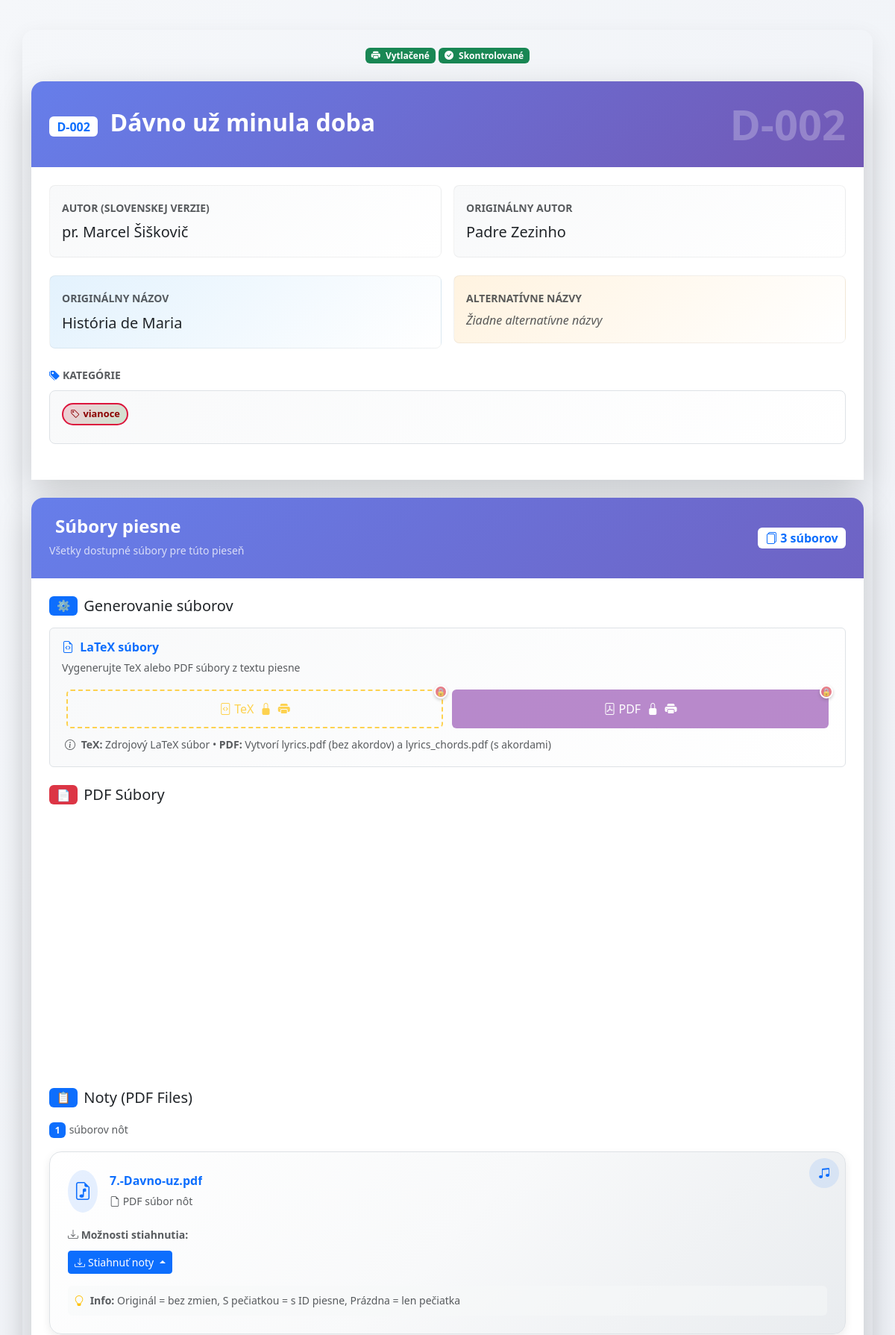
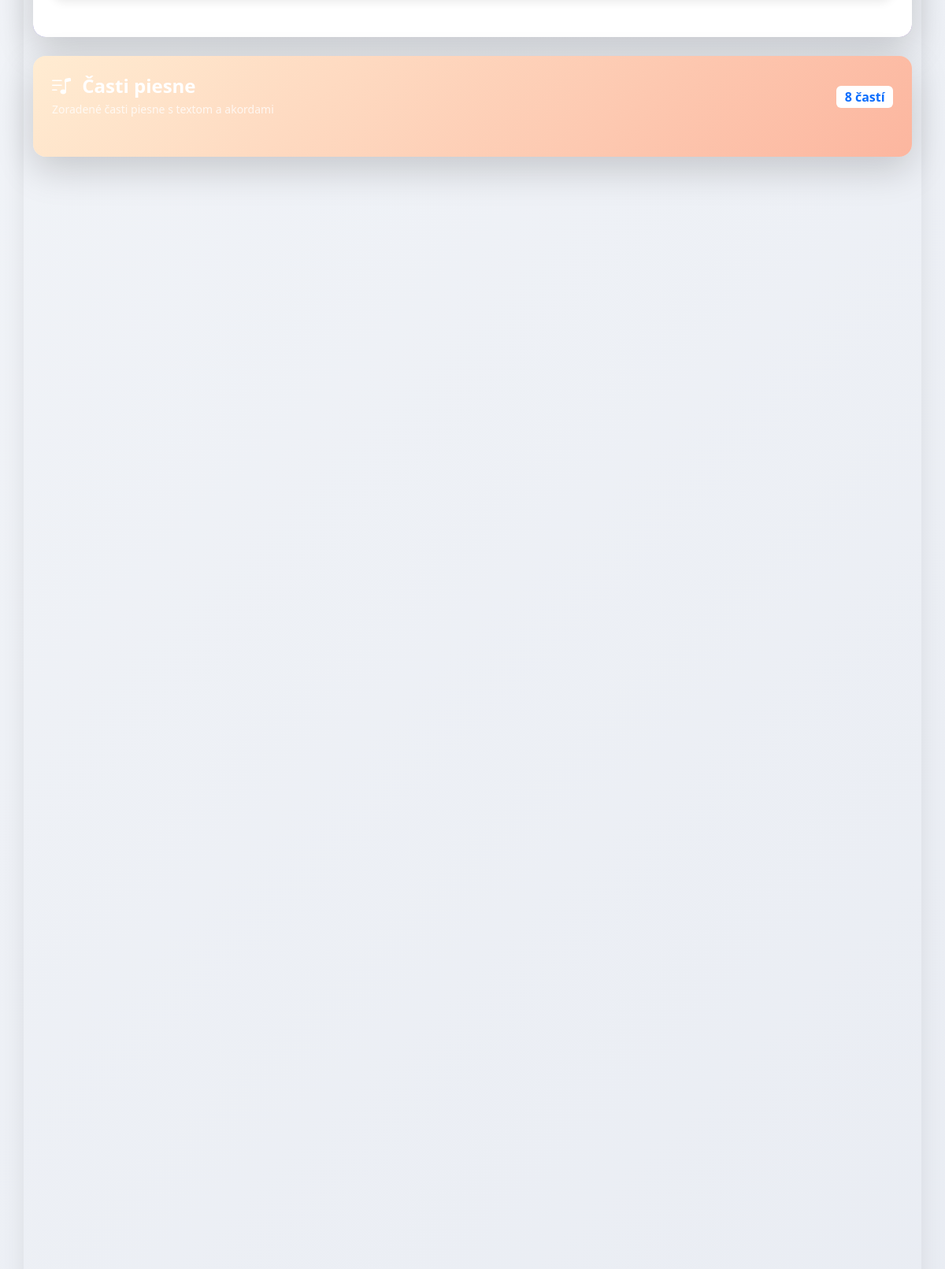
Page /song/24/view (upper part) on the committed database (2 pictures, top to bottom).
### models.py (models this page shows, shortened)
class Song(db.Model):
    id = db.Column(db.Integer, primary_key=True)
    song_id = db.Column(db.String(10), nullable=False)  # Format: A-001
    version_name = db.Column(db.String(100), nullable=True)
    title = db.Column(db.String, nullable=False)
    author = db.Column(db.String, nullable=True)
    title_original = db.Column(db.String, nullable=True)
    author_original = db.Column(db.String, nullable=True)
    categories = db.Column(db.String, nullable=True)
    alternative_titles = db.Column(db.String, nullable=True)
    song_parts = db.Column(db.Text, nullable=False)
    admin_checked = db.Column(db.Boolean, default=False)
    printed = db.Column(db.Boolean, default=False)
    pdf_lyrics_path = db.Column(db.String(200))
    pdf_chords_path = db.Column(db.String(200))
    tex_path = db.Column(db.String(200))
    midi_paths = db.Column(db.Text)  # stored as JSON list
    mp3_paths = db.Column(db.Text)
    sheet_pdf_paths = db.Column(db.Text)
    sheet_mscz_paths = db.Column(db.Text)
    search_text = db.Column(db.Text, nullable=True)  # Pre-normalized searchable text
    __table_args__ = (
        UniqueConstraint('song_id', 'version_name', name='uix_song_id_version'),
    )

### app.py (the view)
@app.route('/song/<int:song_id>/view')
def song_view(song_id):
    song = Song.query.get_or_404(song_id)
    try:
        data = json.loads(song.song_parts or '[]')
    except (json.JSONDecodeError, TypeError):
        data = []
    mp3s = json.loads(song.mp3_paths or '[]')
    midis = json.loads(song.midi_paths or '[]')
    sheet_pdfs = json.loads(song.sheet_pdf_paths or '[]')
    sheet_mscz = json.loads(song.sheet_mscz_paths or '[]')
    return render_template('song_view.html', song=song, data=data, mp3s=mp3s, midis=midis, sheet_pdfs=sheet_pdfs, sheet_mscz=sheet_mscz)

### templates/song_view.html (shortened to what this page needs)
{% extends "layout.html" %}
{% block content %}
{% set part_types = ["verse", "chorus", "bridge", "intro", "interlude", "coda", "outro", "prechorus", "comment"] %}
{% set options = [
      "stále omšové spevy",
      "úvod",
      "medzispevy (žalmy; aleluja)",
      "obetovanie",
      "prijímanie",
      "poďakovanie po prijímaní",
      "záver",
      "adorácia",
      "advent",
      "vianoce",
      "pôst",
      "veľká noc",
      "cez rok",
      "k Duchu Svätému",
      "mariánske",
      "k svätcom",
      "detské",
      "iné",
      "liturgia hodín",
      "sobášne",
      "Taizé",
      "krížová cesta",
      "nevhodné"
    ] %}
<div class="song-view-header mb-4">
  <div class="d-flex align-items-center justify-content-between mb-3 flex-wrap">
    <div class="d-flex gap-1 flex-wrap justify-content-center order-1 order-md-2 w-100 w-md-auto mb-2 mb-md-0">
      {% if song.printed %}
      <span class="badge bg-success px-2 py-1 fs-7 fs-md-6">
        <i class="bi bi-printer-fill me-1"></i>
        <span class="d-none d-sm-inline">Vytlačené</span>
      </span>
      {% else %}
      <span class="badge bg-warning px-2 py-1 fs-7 fs-md-6">
        <i class="bi bi-printer me-1"></i>
        <span class="d-none d-sm-inline">Nevytlačené</span>
        <span class="d-sm-none">⚠</span>
      </span>
      {% endif %}
      {% if song.admin_checked %}
      <span class="badge bg-success px-2 py-1 fs-7 fs-md-6">
        <i class="bi bi-check-circle-fill me-1"></i>
        <span class="d-none d-sm-inline">Skontrolované</span>
      </span>
      {% else %}
      <span class="badge bg-warning px-2 py-1 fs-7 fs-md-6">
        <i class="bi bi-exclamation-triangle me-1"></i>
        <span class="d-none d-sm-inline">Čaká na kontrolu</span>
        <span class="d-sm-none">⏳</span>
      </span>
      {% endif %}
    </div>
  </div>
</div>
<div class="song-info-section card border-0 shadow-lg rounded-4 mb-4"
     style="background: linear-gradient(135deg, #667eea 0%, #764ba2 100%);">
  <div class="card-header border-0 text-white p-4" style="background: transparent;">
    <div class="d-flex align-items-center justify-content-between">
      <div>
        <h2 class="mb-1 fw-bold">
          <span class="badge bg-white text-primary me-2 fs-6">{{ song.song_id }}</span>
          {{ song.title }}
        </h2>
      </div>
      <div class="song-id-large">
        <span class="display-4 fw-bold opacity-25">{{ song.song_id }}</span>
      </div>
    </div>
  </div>
  <div class="card-body bg-white p-4">
    <div class="row mb-4 g-3">
      <div class="col-md-6 col-12">
        <div class="info-card p-3 rounded-3" style="background: linear-gradient(135deg, #f8f9fa 0%, #ffffff 100%);">
          <label class="fw-bold text-muted small mb-1">AUTOR (SLOVENSKEJ VERZIE)</label>
          <div class="fs-5 fs-sm-6 text-dark text-break">
            {{ song.author if song.author else "Neznámy" }}
          </div>
        </div>
      </div>
      <div class="col-md-6 col-12">
        <div class="info-card p-3 rounded-3" style="background: linear-gradient(135deg, #f8f9fa 0%, #ffffff 100%);">
          <label class="fw-bold text-muted small mb-1">ORIGINÁLNY AUTOR</label>
          <div class="fs-5 fs-sm-6 text-dark text-break">
            {{ song.author_original if song.author_original else "Neznámy" }}
          </div>
        </div>
      </div>
    </div>
    <div class="row mb-4 g-3">
      <div class="col-md-6 col-12">
        <div class="info-card p-3 rounded-3" style="background: linear-gradient(135deg, #e3f2fd 0%, #ffffff 100%);">
          <label class="fw-bold text-muted small mb-1">ORIGINÁLNY NÁZOV</label>
          <div class="fs-5 fs-sm-6 text-dark text-break">
            {{ song.title_original if song.title_original else "Rovnaký ako slovenský" }}
          </div>
        </div>
      </div>
      <div class="col-md-6 col-12">
        <div class="info-card p-3 rounded-3" style="background: linear-gradient(135deg, #fff3e0 0%, #ffffff 100%);">
          <label class="fw-bold text-muted small mb-1">ALTERNATÍVNE NÁZVY</label>
          <div class="fs-6 fs-sm-7">
            {% if song.alternative_titles %}
              {% for alt_title in song.alternative_titles.split(';;') %}
                {% if alt_title.strip() %}
                  <span class="badge bg-light text-dark me-1 mb-1 text-wrap">{{ alt_title.strip() }}</span>
                {% endif %}
              {% endfor %}
            {% else %}
              <span class="text-muted fst-italic">Žiadne alternatívne názvy</span>
            {% endif %}
          </div>
        </div>
      </div>
    </div>
    <div class="categories-display mb-4">
      <label class="fw-bold text-muted small mb-2 d-block">
        <i class="bi bi-tags-fill text-primary me-1"></i>KATEGÓRIE
      </label>
      <div class="categories-container p-3 rounded-3 border"
           style="background: linear-gradient(135deg, #f8f9fa 0%, #ffffff 100%);">
        {% if song.categories %}
          {% for category in song.categories.split(';;') %}
            {% if category.strip() %}
              <span class="category-display-badge badge me-2 mb-2" data-category="{{ category.strip() }}">
                <i class="bi bi-tag me-1"></i>{{ category.strip() }}
              </span>
            {% endif %}
          {% endfor %}
        {% else %}
          <span class="text-muted fst-italic">Žiadne kategórie priradené</span>
        {% endif %}
      </div>
    </div>
  </div>
</div>
{% set file_count = (sheet_pdfs|length) + (mp3s|length) + (midis|length) + (sheet_mscz|length) + (1 if song.pdf_lyrics_path else 0) + (1 if song.pdf_chords_path else 0) %}
<div class="file-management-section card border-0 shadow-lg rounded-4 overflow-hidden mb-4"
     style="background: linear-gradient(135deg, #667eea 0%, #764ba2 100%);">
  <div class="card-header border-0 text-white p-4" style="background: transparent;">
    <div class="d-flex align-items-center justify-content-between">
      <div>
        <h4 class="mb-1 fw-bold">
          Súbory piesne
        </h4>
        <small class="opacity-75">Všetky dostupné súbory pre túto pieseň</small>
      </div>
      <div class="file-stats">
        <span class="badge bg-white text-primary fs-6">
          <i class="bi bi-files"></i>
          {{ file_count }} súborov
        </span>
      </div>
    </div>
  </div>
  <div class="card-body bg-white p-4">
    <div class="generation-section mb-4">
      <h5 class="d-flex align-items-center gap-2 mb-3">
        <span class="badge bg-primary">⚙️</span>
        Generovanie súborov
      </h5>
      <div class="generation-actions card p-3 border"
           style="background: linear-gradient(135deg, #f8f9fa 0%, #ffffff 100%);">
        <div class="d-flex align-items-center justify-content-between mb-3">
          <div>
            <h6 class="mb-1 fw-bold text-primary">
              <i class="bi bi-file-earmark-code me-1"></i>
              LaTeX súbory
            </h6>
            <small class="text-muted">Vygenerujte TeX alebo PDF súbory z textu piesne</small>
          </div>
        </div>
        <div class="row generation-buttons w-100" role="group">
          <div class="col-6">
            <form method="POST" action="{{ url_for('generate_tex', song_id=song.id) }}" class="d-inline w-100" onsubmit="return checkTexPermission(event)">
              <button type="submit" class="btn btn-outline-warning w-100 {{ 'restricted-action' if song.admin_checked or song.printed else '' }}"
                      title="{{ 'Pieseň je chránená - skontrolovaná adminom' if song.admin_checked else ('Pieseň je vytlačená - nemožno meniť' if song.printed else 'Generovať LaTeX súbory') }}">
                <i class="bi bi-file-code me-1"></i>TeX
                {% if song.admin_checked %}<i class="bi bi-lock-fill ms-1"></i>{% endif %}
                {% if song.printed %}<i class="bi bi-printer-fill ms-1"></i>{% endif %}
              </button>
            </form>
          </div>
          <div class="col-6">
            <form method="GET" action="{{ url_for('generate_pdfs', song_id=song.id) }}" class="d-inline w-100" onsubmit="return checkPdfPermission(event)">
              <button type="submit" class="btn btn-primary w-100 {{ 'restricted-action' if not song.tex_path or song.admin_checked or song.printed else '' }}"
                      style="background-color: #9b59b6; border-color: #9b59b6;"
                      title="{{ 'Najprv vygenerujte TeX súbory' if not song.tex_path else ('Pieseň je chránená - skontrolovaná adminom' if song.admin_checked else ('Pieseň je vytlačená - nemožno meniť' if song.printed else 'Generovať PDF súbory')) }}">
                <i class="bi bi-file-pdf me-1"></i>PDF
                {% if song.admin_checked %}<i class="bi bi-lock-fill ms-1"></i>{% endif %}
                {% if song.printed %}<i class="bi bi-printer-fill ms-1"></i>{% endif %}
              </button>
            </form>
          </div>
        </div>
        <div class="mt-2 px-1">
          <small class="text-muted">
            <i class="bi bi-info-circle me-1"></i>
            <strong>TeX:</strong> Zdrojový LaTeX súbor • <strong>PDF:</strong> Vytvorí lyrics.pdf (bez akordov) a lyrics_chords.pdf (s akordami)
          </small>
        </div>
      </div>
    </div>
    {% if song.pdf_lyrics_path or song.pdf_chords_path %}
    <div class="pdf-files-section mb-4">
      <h5 class="d-flex align-items-center gap-2 mb-3">
        <span class="badge bg-danger">📄</span>
        PDF Súbory
      </h5>
    </div>
    {% endif %}
    {% if sheet_pdfs %}
    <div class="mb-4">
      <h5 class="d-flex align-items-center gap-2 mb-3">
        <span class="badge bg-primary">📋</span>
        Noty (PDF Files)
      </h5>
      <div class="sheets-container">
        <div class="mb-3">
          <span class="badge bg-primary">{{ sheet_pdfs|length }}</span>
          <small class="text-muted">súborov nôt</small>
        </div>
        {% for path in sheet_pdfs %}
        <div class="sheet-card mb-3 p-4 border rounded-4 position-relative overflow-hidden"
             style="background: linear-gradient(135deg, #ffffff 0%, #f8f9fa 50%, #e9ecef 100%);
                    box-shadow: 0 4px 12px rgba(0,0,0,0.08);">
          <div class="d-flex align-items-start justify-content-between mb-3">
            <div class="file-info d-flex align-items-center gap-3">
              <div class="file-icon p-2 rounded-circle bg-primary bg-opacity-10">
                <i class="bi bi-file-earmark-music fs-4 text-primary"></i>
              </div>
              <div>
                <div class="fw-bold text-primary fs-6">{{ path.split('/')[-1] }}</div>
                <small class="text-muted">
                  <i class="bi bi-file-earmark"></i> PDF súbor nôt
                </small>
              </div>
            </div>
          </div>
          <div class="download-actions">
            <div class="mb-2">
              <small class="text-muted fw-semibold">
                <i class="bi bi-download"></i> Možnosti stiahnutia:
              </small>
            </div>
            <div class="btn-group dropup">
              <button type="button" class="btn btn-primary btn-sm dropdown-toggle d-flex align-items-center gap-1"
                      data-bs-toggle="dropdown" aria-expanded="false" data-bs-auto-close="true">
                <i class="bi bi-download"></i>
                Stiahnuť noty
              </button>
            </div>
          </div>
          <div class="info-panel mt-3 p-2 rounded-2 bg-light bg-opacity-50">
            <small class="text-muted d-block">
              <i class="bi bi-lightbulb text-warning me-1"></i>
              <strong>Info:</strong> Originál = bez zmien, S pečiatkou = s ID piesne, Prázdna = len pečiatka
            </small>
          </div>
          <div class="position-absolute top-0 end-0 p-2">
            <div class="bg-primary bg-opacity-10 rounded-circle p-1" style="width: 40px; height: 40px;">
              <i class="bi bi-music-note-beamed text-primary d-flex align-items-center justify-content-center h-100"></i>
            </div>
          </div>
        </div>
        {% endfor %}
      </div>
    </div>
    {% endif %}
  </div>
</div>
<div class="parts-section card border-0 shadow-lg rounded-4 p-4 mb-4"
     style="background: linear-gradient(135deg, #ffecd2 0%, #fcb69f 100%);">
  <div class="d-flex align-items-center justify-content-between mb-4">
    <div>
      <h4 class="text-white fw-bold mb-1">
        <i class="bi bi-music-note-list me-2"></i>
        Časti piesne
      </h4>
      <small class="d-block text-white opacity-75">Zoradené časti piesne s textom a akordami</small>
    </div>
    <span class="badge bg-white text-primary fs-6">
      {{ data|length }} častí
    </span>
  </div>
</div>
<div id="parts-display" class="mb-4">
</div>
{% endblock %}

### rows in the picture
Song: song_id "D-002", title "Dávno už minula doba", author "pr. Marcel Šiškovič", author_original "Padre Zezinho", title_original "História de Maria", strip "vianoce"

### other values in the picture
{{ file_count }} "3"
{{ sheet_pdfs|length }} "1"
{{ path.split('/')[-1] }} "7.-Davno-uz.pdf"
{{ data|length }} "8"
